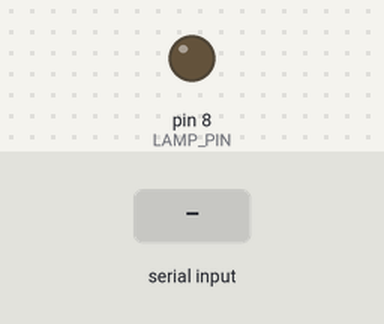
A sketch run on a simulated Arduino Uno, built with avr-gcc and run on an emulated ATmega328P. On the bench: output pins drawn as LEDs (lit = HIGH). Inputs (shaded band) come from the test bench.

Above: at 1.2 s.
1.3 s: "1\n" received over Serial
At 2.4 s:
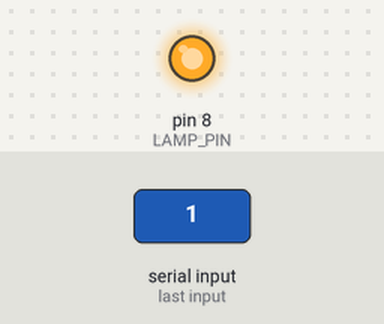
2.8 s: "0\n" received over Serial
At 3.5 s:
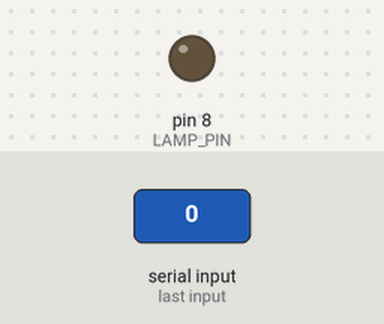
Timing chart, 0 to 5.8 s (numbered marks = the images above; inputs shaded):
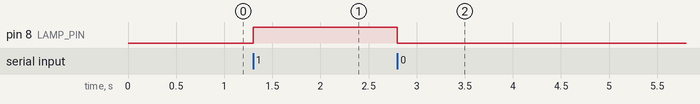

The sketch:

main.ino
```cpp
#define LAMP_PIN 8
#define SERIAL_MAX_READ_BYTES 80


char line_from_serial[SERIAL_MAX_READ_BYTES];
char status;


// Read a line from serial until the newline character is reached.
// Data is written into the ``line_from_serial`` variable.
void readLine() {
    int nchars = 0;
    while (nchars == 0) {
        nchars = Serial.readBytesUntil('\n', line_from_serial, SERIAL_MAX_READ_BYTES);
    }
}


// Setup arduino.
void setup() {
    // Initialize serial connection
    Serial.setTimeout(500);
    Serial.begin(19200);

    // Set output pins
    pinMode(LAMP_PIN, OUTPUT);
}


// Arduino main loop.
void loop() {
    readLine();
    status = line_from_serial[0];

    if (status == '0') {
        digitalWrite(LAMP_PIN, LOW);
    } else if (status == '1') {
        digitalWrite(LAMP_PIN, HIGH);
    }
}
```

Measured:
- after the input at 1.3 s, pin 8 (LAMP_PIN): LOW → HIGH at once
- after the input at 2.8 s, pin 8 (LAMP_PIN): HIGH → LOW at once
